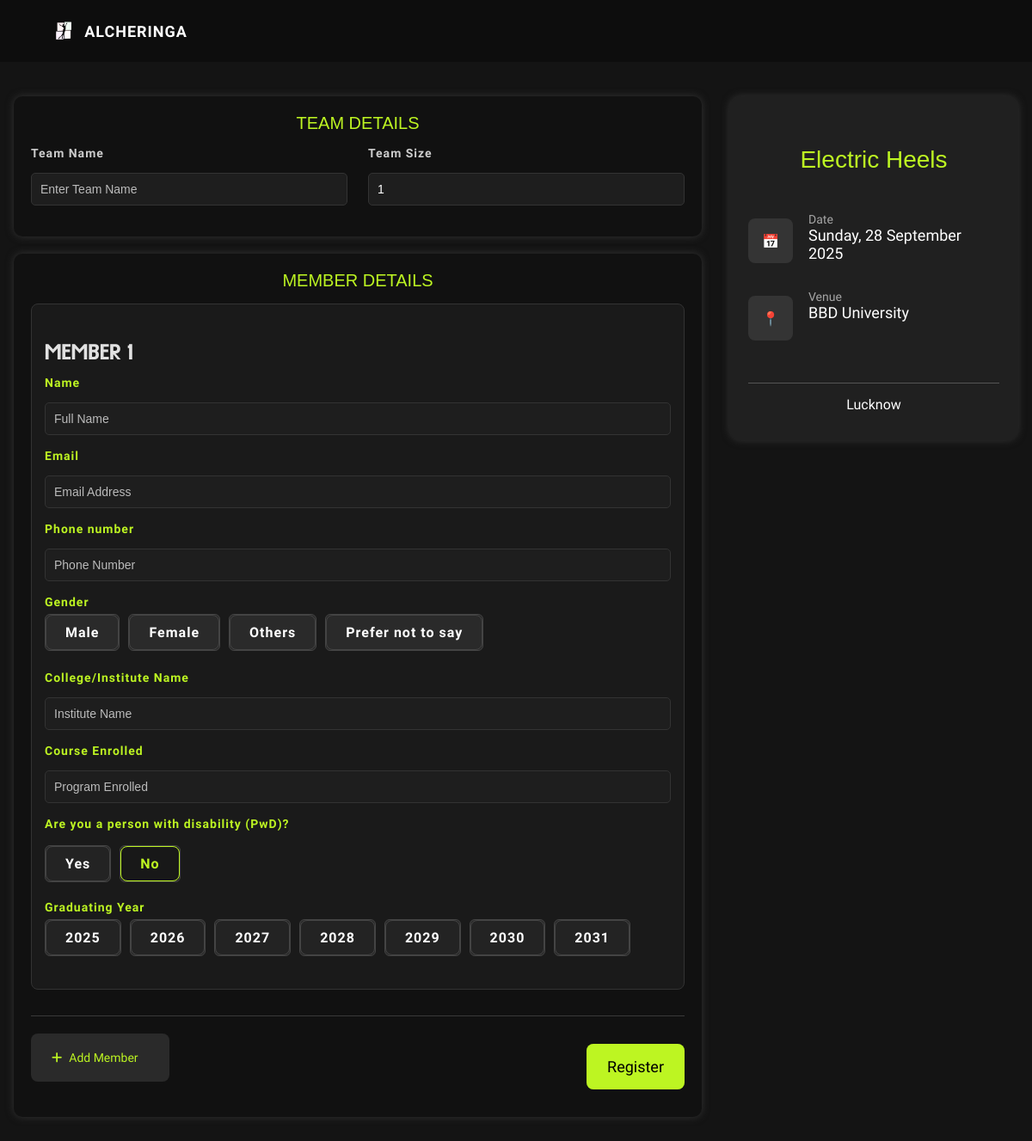
/competitions/Lucknow/Electric Heels/register, run on the app's committed database.
### core/models.py (models this page shows, shortened)
class Event(models.Model):
    EVENT_TYPE_CHOICES = [
        ('solo', 'Solo'),
        ('team', 'Team'),
    ]
    name = models.CharField(max_length=200)
    event_type = models.CharField(max_length=10, choices=EVENT_TYPE_CHOICES, default='solo')
    min_participants = models.PositiveIntegerField(null=True, blank=True)
    max_participants = models.PositiveIntegerField(null=True, blank=True)
    description = models.TextField(default= "none")
    deadline = models.DateField(null=True, blank=True)
    event_date = models.DateField(null=True, blank=True)
    image = models.ImageField(
        upload_to="image_uploads/event_pic/",null=True, blank=True,help_text="Upload an image representing this event"
    )

class City(models.Model):
    name = models.CharField(max_length=100, unique=True)
    events = models.ManyToManyField('Event', related_name='cities')
    venue = models.CharField(max_length=100, default="None")
    time = models.DateField(null=True, blank=True)
    guidelines = models.TextField(default="None")
    image = models.ImageField(
        upload_to="image_uploads/city_pic/",null=True)
    state = models.CharField(max_length=100,default='None')
    collab = models.BooleanField(null=True,default=False)

### core/views.py (the view)
# urls.py: path('competitions/<str:city_name>/<str:event_name>/register', views.registrationpage, name='registrationpage'),
def registrationpage(request, city_name, event_name):
    city = get_object_or_404(City, name=city_name)
    event = get_object_or_404(Event, name=event_name)
    MemberFormSet = modelformset_factory(
        TeamMember,
        form=MemberForm,
        extra=0
    )  # Use custom form to ensure radio gender without blank option
    team_name_form = None
    team_form = None
    member_formset = None
    form = None
    if request.method == 'POST':
        if event.event_type == 'team':
            team_name_form = TeamName(request.POST)
            team_form = RegistrationForm(request.POST)
            member_formset = MemberFormSet(request.POST, prefix='members')
            print(member_formset)
            if team_name_form.is_valid() and team_form.is_valid() and member_formset.is_valid():
                team_head = team_form.save(commit=False)
                team_head.event = event
                team_head.city = city
                team_head.save()
                team_name = team_name_form.save(commit=False)
                team_name.head = team_head
                team_name.save()
                for formset_form in member_formset:
                    if formset_form.cleaned_data:
                        member = formset_form.save(commit=False)
                        member.head = team_head
                        member.team = team_name
                        member.save()
                send_mail(
                    subject='Team Registration Successful',
                    message=f'Hello {team_head.name},\n\nYou have successfully registered your team for the event "{event.name}" in {city.name}.\n\nThank you for registering!',
                    from_email=settings.EMAIL_HOST_USER,
                    recipient_list=[team_head.email],
                    fail_silently=False,
                )
                return render(request, 'core/thank_you.html')
        else:
            form = RegistrationForm(request.POST)
            if form.is_valid():
                registration = form.save(commit=False)
                registration.event = event
                registration.city = city
                registration.save()
                send_mail(
                    subject='Registration Successful',
                    message=f'Hello {registration.name},\n\nYou have successfully registered for the event "{event.name}" in {city.name}.\n\nThank you for registering!',
                    from_email=settings.EMAIL_HOST_USER,
                    recipient_list=[registration.email],
                    fail_silently=False,
                )
                return render(request, 'core/thank_you.html')
    else:
        if event.event_type == 'team':
            team_name_form = TeamName()
            team_form = RegistrationForm()
            member_formset = MemberFormSet(queryset=TeamMember.objects.none(), prefix='members')
        else:
            form = RegistrationForm()
    return render(request, 'core/register_form.html', {
        'form': form,
        'team_form': team_form,
        'team_name_form': team_name_form,
        'event': event,
        'city': city,
        'member_formset': member_formset,
        'min_participants': event.min_participants,
        'max_participants': event.max_participants,
    })

### core/forms.py
class TeamName(forms.ModelForm):
    class Meta:
        model = Team
        fields = ['team_name']
        widgets = {
            'team_name': forms.TextInput(attrs={
                'class': 'form-control',
                'placeholder': 'Enter Team Name'
            }),
        }
        labels = {
            'team_name' : 'Team Name',
        }

### templates/core/register_form.html (shortened to what this page needs)
{% load static %}
<!DOCTYPE html>
<html lang="en">
<head>
  <link rel="stylesheet" type="text/css" href="{% static 'core/styles.css' %}">
  <link rel="stylesheet" type="text/css" href="{% static 'core/style.css' %}">
  <link rel="stylesheet" href="{% static 'core/landing/landing.css' %}">
  <link rel="stylesheet" href="{% static 'core/landing/cfa.css' %}" />
  <link rel="stylesheet" href="https://cdn.jsdelivr.net/npm/toastify-js/src/toastify.min.css">
  <link rel="stylesheet" type="text/css" href="{% static 'core/register.css' %}">
</head>
<body>
<header class="navbar">
  <div class="navbar-header">
    <div class="navbar-left">
      <img src="{% static 'core/landing/logo.png' %}" class="logo" alt="Logo" />
      <span>ALCHERINGA</span>
    </div>
  </div>
</header>
<div class="page-wrap">
  <main>
    <form method="post" action="{% url 'registrationpage' city.name event.name %}" novalidate>
      {% if event.event_type == 'team' %}
      <div class="card">
        <h2 class="section-title">Team Details</h2>
        <div class="grid-2">
          <div class="field">
            <label>Team Name</label>
            {{ team_name_form.team_name }}
          </div>
          <div class="field">
            <label>Team Size</label>
            <input id="team-size" type="number" value="1" min="1" max="{{ max_participants }}" disabled>
          </div>
        </div>
      </div>
      {% endif %}
      <div class="card">
        <h2 class="section-title">Member Details</h2>
        <div class="member-card">
          <h3 class="member-heading">Member 1</h3>
          <div class="field">
            <label>Name</label>
            {% if event.event_type == 'team' %}
              {{ team_form.name }}
            {% else %}
              {{ form.name }}
            {% endif %}
          </div>
          <div class="field"><label>Email</label>
            {% if event.event_type == 'team' %}
              {{ team_form.email.as_widget }}
            {% else %}
              {{ form.email.as_widget }}
            {% endif %}
          </div>
          <div class="field"><label>Phone number</label>
            {% if event.event_type == 'team' %}
              {{ team_form.phone_no.as_widget }}
            {% else %}
              {{ form.phone_no.as_widget }}
            {% endif %}
          </div>
          <div class="field gender">
            <label>Gender</label>
            <div class="gender-group">
              {% if event.event_type == 'team' %}
                {% for radio in team_form.gender %}
                  <label class="gender-box">{{ radio.tag }} <span>{{ radio.choice_label }}</span></label>
                {% endfor %}
              {% else %}
                {% for radio in form.gender %}
                  <label class="gender-box">{{ radio.tag }} <span>{{ radio.choice_label }}</span></label>
                {% endfor %}
              {% endif %}
            </div>
          </div>
          <div class="field"><label>College/Institute Name</label>
            {% if event.event_type == 'team' %}
              {{ team_form.institute_name.as_widget }}
            {% else %}
              {{ form.institute_name.as_widget }}
            {% endif %}
          </div>
          <div class="field"><label>Course Enrolled</label>
            {% if event.event_type == 'team' %}
              {{ team_form.program_enrolled.as_widget }}
            {% else %}
              {{ form.program_enrolled.as_widget }}
            {% endif %}
          </div>
          <div class="field disability">
            <label>Are you a person with disability (PwD)?</label>
            <div class="disability-group">
              {% if event.event_type == 'team' %}
                {% for radio in team_form.is_disabled %}
                  <label class="disability-box">{{ radio.tag }} <span>{{ radio.choice_label }}</span></label>
                {% endfor %}
              {% else %}
                {% for radio in form.is_disabled %}
                  <label class="disability-box">{{ radio.tag }} <span>{{ radio.choice_label }}</span></label>
                {% endfor %}
              {% endif %}
            </div>
          </div>
          <div class="field year">
            <label>Graduating Year</label>
            <div class="year-group">
              {% if event.event_type == 'team' %}
                {% for radio in team_form.year_of_passing %}
                  <label class="year-box">{{ radio.tag }} <span>{{ radio.choice_label }}</span></label>
                {% endfor %}
              {% else %}
                {% for radio in form.year_of_passing %}
                  <label class="year-box">{{ radio.tag }} <span>{{ radio.choice_label }}</span></label>
                {% endfor %}
              {% endif %}
            </div>
          </div>
        </div>
        {% if event.event_type == 'team' %}
          <div class="actions">
            <button id="add-member" type="button" class="add-member-btn">
              <i class="fas fa-plus"></i> Add Member
            </button>
            <button type="submit" class="register-btn">Register</button>
          </div>
        {% else %}
          <div class="actions" style="justify-content:flex-end;">
            <button type="submit" class="register-btn">Register</button>
          </div>
        {% endif %}
      </div>
    </form>
  </main>
  <aside class="sidebar">
    <div class="card">
      <h3 class="section-title">{{ event.name }}</h3>
      <ul class="meta">
        <li>
          <div class="meta-icon">📅</div>
          <div class="meta-about"><div class="info">Date</div>{{ city.time|date:'l, d F Y' }}</div>
        </li>
        <li>
          <div class="meta-icon">📍</div>
          <div class="meta-about"><div class="info">Venue</div>{{ city.venue }}</div>
        </li>
        <div class="meta-city"><li><span>{{ city.name }}</span></li></div>
      </ul>
    </div>
  </aside>
</div>
</body>
</html>

### static/core/styles.css (style rules this page uses)
body { font-family: 'Arial', sans-serif; background: url('image.jpeg') no-repeat center center fixed; background-color: #f1d7ac; background-size: cover; margin: 0; background-blend-mode: overlay; }
h1, h2 { text-align: center; font-family: 'Courier New', Courier, monospace; color: #330307; }
h3 { font-family: 'Carltine'; }
label, button { font-family: 'Carltine'; }
h2 { font-family: 'Bosten'; font-size: 1.8em; text-transform: uppercase; margin-bottom: 5px; }
label { font-family: 'Carltine'; font-style: normal; font-weight: 500; color: #330307; margin-bottom: 5px; color: #6d2f1b; }
.form-control { padding: 10px; font-size: 16px; border-radius: 5px; border: 1px solid #330307; }
h3 { color: #330307; text-align: center; font-size: 1.5em; text-align: left; margin-top: 30px; }
input, select { background: transparent; border: 2px solid; border-radius: 5px; color: #333; border-color: #330307; }
label { font-family: carltine; color: #330307; }
body { background: url('image.jpeg') no-repeat center center fixed; background-color: #f1d7ac; background-size: cover; background-blend-mode: overlay; }

### static/core/landing/landing.css (style rules this page uses)
html { scroll-behavior: smooth; }
body { background-color: #0d0d0d; color: white; margin: 0; padding: 0; font-family: 'Sao Torpes', sans-serif; }
* { box-sizing: border-box; }
.navbar { width: 100%; padding: 20px 60px; display: flex; justify-content: space-between; align-items: center; background-color: #0d0d0d; position: relative; }
.navbar-left { display: flex; align-items: center; gap: 10px; }
.logo { height: 32px; }
.navbar-left span { font-size: 18px; font-weight: 600; letter-spacing: 1px; color: white; font-family: 'Lexend', sans-serif; }

### static/core/landing/cfa.css (style rules this page uses)
body { margin: 0; padding: 0; background-color: #111; font-family: 'Lexend', sans-serif; }
.register-btn { background-color: #c4f800; color: black; font-weight: bold; padding: 0.75rem 2rem; border: none; border-radius: 8px; font-size: 1rem; cursor: pointer; transition: background-color 0.3s ease; }

### static/core/register.css (style rules this page uses)
* { margin: 0; padding: 0; box-sizing: border-box; }
body { background: #141414; font-family: "Lexend", sans-serif; color: white; overflow-x: hidden; }
.register-btn { margin-top: 12px; background: #BDF522; color: #000000; padding: 16px 24px; border-radius: 8px; display: block; text-decoration: none; font-family: "Lexend"; font-weight: 500; font-size: 18px; text-align: center; margin-bottom: 12px; cursor: pointer; }
.add-member-btn, button[type="button"].add-member-btn { background: #2A2A2A !important; color: #BDF522 !important; border: none !important; border-radius: 8px !important; padding: 16px 24px !important; font-family: "Lexend" !important; font-weight: 400 !important; font-size: 14px !important; cursor: pointer !important; display: flex !important; align-items: center !important; gap: 8px !important; transition: all 0.3s ease !important; height: 56px !important; width: 161px !important; }
.actions { display: flex; gap: 16px; justify-content: flex-end; margin-top: 30px; padding-top: 20px; border-top: 1px solid #3a3a3a; }
.register-btn { align-self: flex-start; }

### data on the page
Event: name "Electric Heels"
City: time "Sunday, 28 September 2025", venue "BBD University", name "Lucknow"

### other printed values
{{ radio.choice_label }} "Male" "Female" "Others" "Prefer not to say"
{{ radio.choice_label }} "Yes" "No"
{{ radio.choice_label }} "2025" "2026" "2027" "2028" "2029" "2030" "2031"
